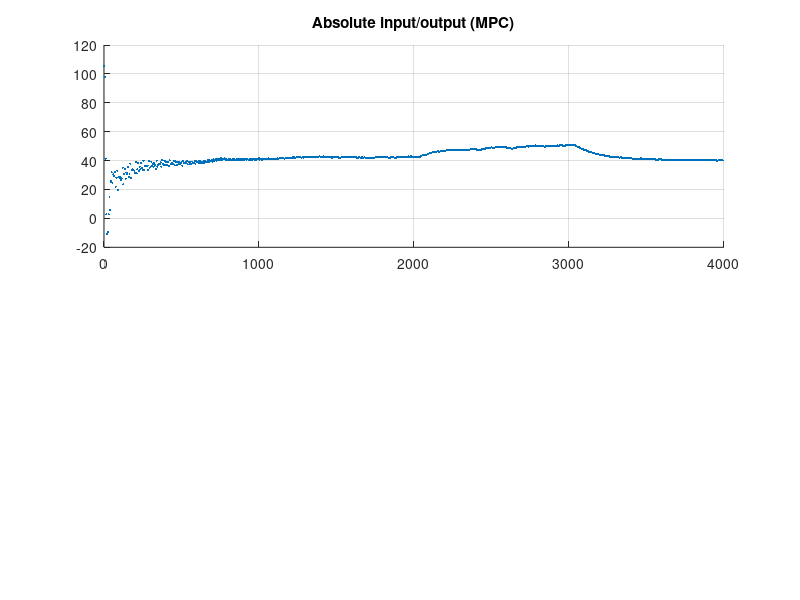

The MATLAB source for this figure: (Note: this script raises an error after producing the figure.)

% Initialization
clear
close all
clc

% Exercise 2: Implement closed-loop MPC controller (P4)

% Load model
MODEL = load('singleheater_model.mat');
load('singleheater_model.mat','A','B','C','Ke','e_var','y_ss','u_ss','Ts');
load('openloop_data_1.mat','y','u','t2');
n = size(A,1);
e_std = sqrt(e_var); % input disturbance standard deviation

y = y(1, 1:800)-y_ss;

% Build the functions for applying the control and reading the temperature,
% mimicking the TCLab interface
x_ss = [eye(n)-A; C]\[B*u_ss; y_ss];
c1 = ((eye(n)-A)*x_ss - B*u_ss);
c2 = (y_ss - C*x_ss);
h1 = @(x,u) A*x + B*u + Ke*e_std*randn + c1; % apply control
T1C = @(x) C*x + e_std*randn + c2; % read temperature

% Compute covariances
Qe = (Ke * e_std) * (Ke * e_std)'; % state covariance matrix
Re = e_var;

% State augmentation
Ad = [A, B; zeros(1, size(A,2)), 1];
Bd = [B; 0];
Cd = [C, 0];
hd = @(x,u) Ad*x + Bd*u;
TdC = @(x) Cd*x;

de = 10; % tuning parameter
Qed = blkdiag(Qe, de);

% Simulation parameters
T = 4000; % Experiment duration [s]
N = T/Ts; % Number of samples to collect

% Initial conditions (start at ambient temperature, i.e. equilibrium for u = 0)
Dx0Dy0 = [eye(n)-A, zeros(n,1); C, -1]\[-B*u_ss; 0];
Dx0 = Dx0Dy0(1:n);

% Define the reference
Dref = 0;
ref = Dref + y_ss;

Dx_ref = pinv(C) * Dref;
Du_ref = pinv(B) * (Dx_ref - A * Dx_ref);

% Define parameters
H = 10;   % Prediction horizon
R = 0.01;    % Control weight
alpha = 1e6;
eta = Dref;

% Initial condition
x0 = Dx0 + x_ss + randn(n, 1);

% Initialize arrays to store data
u_mpc = zeros(1, N - 1);
x_mpc = zeros(n, N - 1);
x_mpc(:, 1) = x0;

% Initialize arrays to store output y
y_mpc = zeros(1, N - 1);
y_mpc(:, 1) = T1C(x0);

t = nan(1, N);
Dy = nan(1, N);
Du = nan(1, N);
Dx = nan(n, N);

dy = nan(1, N);
du = nan(1, N);
dx = nan(n+1, N);

pred_dx = nan(n, N);

Dx(:,1) = x0 - x_ss;
dx(:,1) = [Dx(:,1) - Dx_ref; e_std];

Dy(:,1) = y_mpc(:, 1) - y_ss;
dy(:,1) = Dy(:,1) - Dref;

% Compute optimal observer gain
L = dlqe(Ad, eye(size(Ad, 1)), Cd, Qed, Re);

% Main loop for MPC control
for k = 1:N - 1 
    % Solve MPC problem
    % [u, eta] = mpc_solve(x0, H, R, alpha, A, B, C, ref, eta, k);
    u = u_ss;
    u_mpc(k) = u;
    Du(:, k) = u - u_ss;
    du(:, k) = Du(:, k) - Du_ref;
    
    % State prediction
    dx(:, k+1) = hd(dx(:, k), du(:, k));
    Dx(:, k+1) = dx(1:end-1, k+1) + Dx_ref;
    x_mpc(:, k+1) = Dx(:, k+1) + x_ss;
    
    % Compute output y based on prediction
    dy(:, k+1) = TdC(dx(:, k+1));
    Dy(:, k+1) = dy(:, k+1) + Dref;
    y_mpc(k+1) = Dy(:, k+1) + y_ss;

    % State correction
    dx(:, k+1) = dx(:, k+1) + L * (y(:, k+1) - dy(:, k+1));
    
    % Update initial condition for next iteration
    x0 = x_mpc(:, k+1);
    t(k) = (k-1)*Ts;
end

diferenca = y - dy;

% Plot results
figure('Units','normalized','Position',[0.2 0.5 0.3 0.4])
subplot(2,1,1), hold on, grid on   
title('Absolute input/output (MPC)')
plot(t(1:end), y_mpc,'.','MarkerSize',5)
yl = yline(ref,'k--');
xlabel('Time [s]')
ylabel('y [°C]')
legend(yl,'$ref$','Interpreter','latex','Location','best')
subplot(2,1,2), hold on, grid on   
stairs(t(1:end-1), u_mpc,'LineWidth',2)
yl = yline(u_ss,'k--');
yline(0,'r--')
yline(100,'r--')
xlabel('Time [s]')
ylabel('u [%]')
legend(yl,'$\bar{u}$','Interpreter','latex','Location','best');

% Plot incremental variables
figure('Units','normalized','Position',[0.5 0.5 0.3 0.4])
subplot(2,1,1), hold on, grid on   
title('Incremental input/output (MPC)')
plot(t,dy,'.','MarkerSize',5)
xlabel('Time [s]')
ylabel('\delta{y} [°C]')
subplot(2,1,2), hold on, grid on   
stairs(t,du,'LineWidth',2)
yline(-u_ss,'r--')
yline(100-u_ss,'r--')
xlabel('Time [s]')
ylabel('\delta{u} [%]')

figure();
plot(diferenca);

function [u0, eta] = mpc_solve(x0, H, R, alpha, A, B, C, y_ss, eta, iter)
    % Compute weight matrices
    % Q = transpose(C) * C;
    
    % Initialize matrices for MPC
    W = zeros(H, H);
    Pi = zeros(H, size(A, 1));
    for j = 1:H
        for k = 1:j
            W(j, k) = C * A^(j-k) * B;
        end
        Pi(j, :) = (C * A^j);
    end
    y_ref = ones(1, H)*y_ss;
    ymax = 55 + eta; % soft constraint for max temp

    % Compute optimal RH gain using quadprog
    F = 2 * (W' * W + R * eye(H)); F = blkdiag(F, alpha * eye(H));
    f =  2 * (x0' * Pi' * W - y_ref * W); f = [f, zeros(1, H)];
    Aineq = eye(H) * W; bineq = ones(H, 1) * ymax - eye(H) * Pi * x0;
%     Aineq = triu(ones(H)) * W; bineq = ones(H, 1) * ymax - triu(ones(H)) * Pi * x0;
%     matrix = zeros(H, 2*H-1);
%     for i = 1:H
%         % Assign the shifted row to the matrix
%         matrix(i, i:i+H-1) = Aineq;
%     end
%     Aineq = matrix;
%     
%     disp(Aineq);
%     fprintf('Size of matrix: %d x %d\n', size(matrix, 1), size(matrix, 2));

    Aineq = blkdiag(Aineq, zeros(H, H)); bineq = [bineq; zeros(H, 1)];
    Aeq = []; beq = [];
    lb = [ones(H, 1) * (0); ones(H, 1) * (0)]; ub = [ones(H, 1)*(100); ones(H, 1) * 50];
    fprintf('Iteration: %d\n', iter);
    fprintf('MAX temp: %f\n', ymax);
%     fprintf('Size of F: %d x %d\n', size(F, 1), size(F, 2));
%     fprintf('Size of f: %d x %d\n', size(f, 1), size(f, 2));
%     fprintf('Size of Aineq: %d x %d\n', size(Aineq, 1), size(Aineq, 2));
%     fprintf('Size of bineq: %d x %d\n', size(bineq, 1), size(bineq, 2));
    
    % Set options to suppress quadprog output
    options = optimoptions('quadprog', 'Display', 'off');
    [z, ~, exitflag] = quadprog(F, f, Aineq, bineq, Aeq, beq, lb, ub, x0, options);

    % Check exitflag
    if exitflag == 1
        disp('Constrained optimization successful.');
    else
        disp('Constrained optimization failed.');
        [z, ~, ~] = quadprog(F, f, [], [], Aeq, beq, lb, ub, x0, options);
    end

    % Extract optimal control action and slack variables
    u0 = z(1);
    eta = z(H+1);
    
    fprintf('control input: %f\n', u0);
    fprintf('temp constraint margin: %f\n', eta);

end
